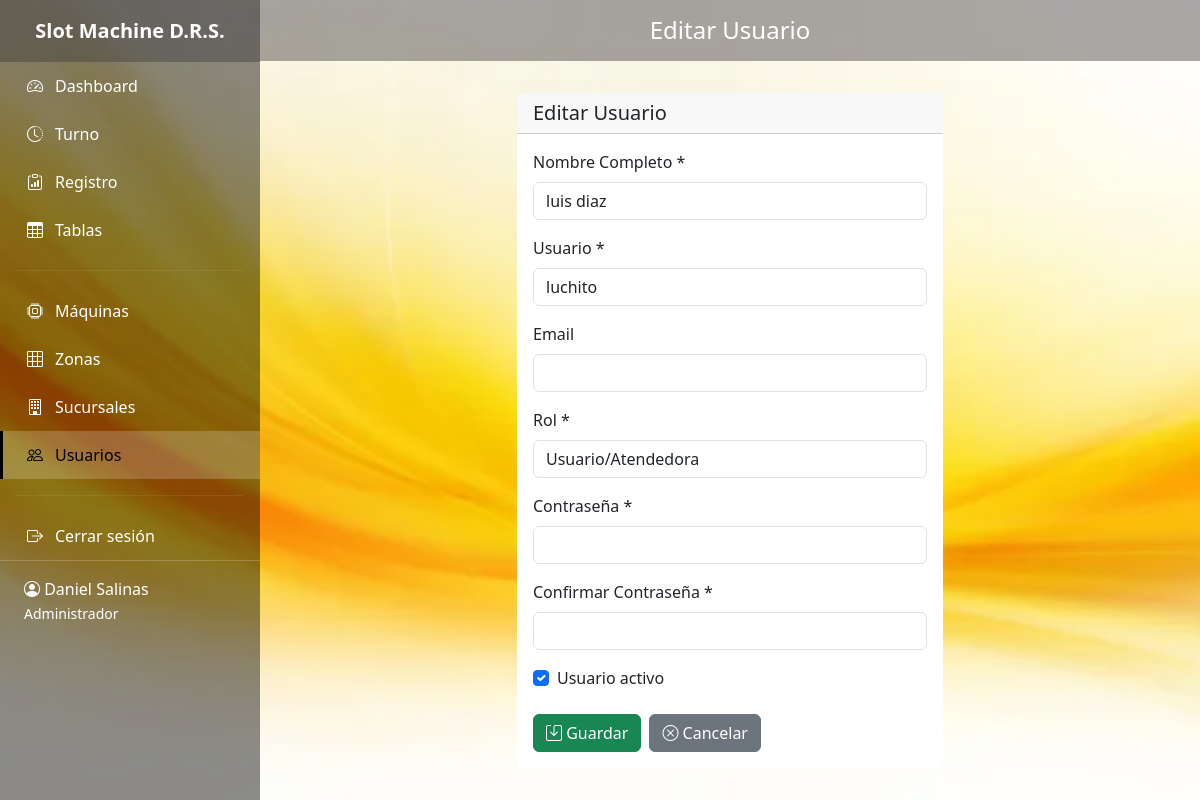
Screenshot of /usuarios/edit/4/ (signed in) with the database file from the repository.
### control/models.py (models this page shows, shortened)
class Usuario(AbstractUser):
    ROLE_CHOICES = [
        ('admin', 'Administrador'),
        ('usuario', 'Usuario/Atendedora'),
    ]
    role = models.CharField(
        max_length=20,
        choices=ROLE_CHOICES,
        default='usuario',
        verbose_name='Rol'
    )
    nombre = models.CharField(max_length=150, verbose_name='Nombre Completo')
    class Meta:
        verbose_name = 'Usuario'
        verbose_name_plural = 'Usuarios'

### control/views.py (the view)
# urls.py: path('usuarios/edit/<int:pk>/', views.usuario_edit, name='usuario_edit'),
@login_required
@user_passes_test(is_admin)
def usuario_edit(request, pk):
    usuario = get_object_or_404(Usuario, pk=pk)
    if request.method == 'POST':
        form = UsuarioEditForm(request.POST, instance=usuario)
        if form.is_valid():
            usuario = form.save(commit=False)
            password = form.cleaned_data.get('password')
            if password:
                usuario.set_password(password)
            usuario.save()
            messages.success(request, 'Usuario actualizado exitosamente.')
            return redirect('control:usuarios_list')
    else:
        form = UsuarioEditForm(instance=usuario)
    return render(request, 'usuarios/form.html', {'form': form, 'title': 'Editar Usuario'})

### control/forms.py (shortened to what this page needs)
class UsuarioEditForm(forms.ModelForm):
    password = forms.CharField(
        widget=forms.PasswordInput(attrs={'class': 'form-control'}),
        label='Nueva Contraseña (dejar en blanco para no cambiar)',
        required=False
    )
    password_confirm = forms.CharField(
        widget=forms.PasswordInput(attrs={'class': 'form-control'}),
        label='Confirmar Nueva Contraseña',
        required=False
    )
    class Meta:
        model = Usuario
        fields = ['username', 'nombre', 'email', 'role', 'is_active']
        widgets = {
            'username': forms.TextInput(attrs={'class': 'form-control'}),
            'nombre': forms.TextInput(attrs={'class': 'form-control'}),
            'email': forms.EmailInput(attrs={'class': 'form-control'}),
            'role': forms.Select(attrs={'class': 'form-control'}),
            'is_active': forms.CheckboxInput(attrs={'class': 'form-check-input'}),
        }

### control/views.py (called while the page is built)
def is_admin(user):
    return user.is_authenticated and user.role == 'admin'

### templates/usuarios/form.html (shortened to what this page needs)
{% extends 'base.html' %}
{% block page_title %}{{ title }}{% endblock %}
{% block content %}
<div class="row">
    <div class="col-lg-6 mx-auto">
        <div class="card">
            <div class="card-header">
                <h5 class="mb-0">{{ title }}</h5>
            </div>
            <div class="card-body">
                <form method="post">
                    <div class="mb-3">
                        <label for="id_nombre" class="form-label">Nombre Completo *</label>
                        {{ form.nombre }}
                    </div>
                    <div class="mb-3">
                        <label for="id_username" class="form-label">Usuario *</label>
                        {{ form.username }}
                    </div>
                    <div class="mb-3">
                        <label for="id_email" class="form-label">Email</label>
                        {{ form.email }}
                    </div>
                    <div class="mb-3">
                        <label for="id_role" class="form-label">Rol *</label>
                        {{ form.role }}
                    </div>
                    <div class="mb-3">
                        <label for="id_password" class="form-label">Contraseña *</label>
                        {{ form.password }}
                    </div>
                    <div class="mb-3">
                        <label for="id_password_confirm" class="form-label">Confirmar Contraseña *</label>
                        {{ form.password_confirm }}
                    </div>
                    <div class="mb-4 form-check">
                        {{ form.is_active }}
                        <label class="form-check-label" for="id_is_active">
                            Usuario activo
                        </label>
                    </div>
                    <div class="d-flex gap-2">
                        <button type="submit" class="btn btn-success">
                            <i class="bi bi-save"></i> Guardar
                        </button>
                        <a href="{% url 'control:usuarios_list' %}" class="btn btn-secondary">
                            <i class="bi bi-x-circle"></i> Cancelar
                        </a>
                    </div>
                </form>
            </div>
        </div>
    </div>
</div>
{% endblock %}

### templates/base.html (shortened to what this page needs)
{% load static %}
<!DOCTYPE html>
<html lang="es">
<head>
    <link href="https://cdn.jsdelivr.net/npm/bootstrap@5.3.0/dist/css/bootstrap.min.css" rel="stylesheet">
    <link rel="stylesheet" href="https://cdn.jsdelivr.net/npm/bootstrap-icons@1.11.0/font/bootstrap-icons.css">
    <link rel="stylesheet" href="{% static 'css/custom.css' %}">
</head>
<body>
{% if user.is_authenticated %}
    <aside class="sidebar">
        <div class="sidebar-brand">
            Slot Machine D.R.S.
        </div>
        <ul class="sidebar-nav nav flex-column">
            {% if user.role == 'admin' %}
            <li class="nav-item">
                <a class="nav-link {% if request.resolver_match.url_name == 'dashboard' %}active{% endif %}"
                   href="{% url 'control:dashboard' %}">
                    <i class="bi bi-speedometer2"></i> Dashboard
                </a>
            </li>
            {% endif %}
            <li class="nav-item">
                <a class="nav-link {% if request.resolver_match.url_name == 'turno' %}active{% endif %}"
                   href="{% url 'control:turno' %}">
                    <i class="bi bi-clock-history"></i> Turno
                </a>
            </li>
            <li class="nav-item">
                <a class="nav-link {% if request.resolver_match.url_name == 'registro' %}active{% endif %}"
                   href="{% url 'control:registro' %}">
                    <i class="bi bi-clipboard-data"></i> Registro
                </a>
            </li>
            <li class="nav-item">
                <a class="nav-link {% if request.resolver_match.url_name == 'tablas' %}active{% endif %}"
                   href="{% url 'control:tablas' %}">
                    <i class="bi bi-table"></i> Tablas
                </a>
            </li>
            {% if user.role == 'admin' %}
                <hr class="mx-3" style="border-color: rgba(255,255,255,0.3);">
                <li class="nav-item">
                    <a class="nav-link {% if 'maquinas' in request.path %}active{% endif %}"
                       href="{% url 'control:maquinas_list' %}">
                        <i class="bi bi-cpu"></i> Máquinas
                    </a>
                </li>
                <li class="nav-item">
                    <a class="nav-link {% if 'zonas' in request.path %}active{% endif %}"
                       href="{% url 'control:zonas_list' %}">
                        <i class="bi bi-grid-3x3"></i> Zonas
                    </a>
                </li>
                <li class="nav-item">
                    <a class="nav-link {% if 'sucursales' in request.path %}active{% endif %}"
                       href="{% url 'control:sucursales_list' %}">
                        <i class="bi bi-building"></i> Sucursales
                    </a>
                </li>
                <li class="nav-item">
                    <a class="nav-link {% if 'usuarios' in request.path %}active{% endif %}"
                       href="{% url 'control:usuarios_list' %}">
                        <i class="bi bi-people"></i> Usuarios
                    </a>
                </li>
            {% endif %}
            <hr class="mx-3" style="border-color: rgba(255,255,255,0.3);">
            <li class="nav-item">
                <a class="nav-link" href="{% url 'control:logout' %}">
                    <i class="bi bi-box-arrow-right"></i> Cerrar sesión
                </a>
            </li>
        </ul>
        <div class="sidebar-user">
            <i class="bi bi-person-circle"></i> {{ user.nombre }} <br>
            <small>{{ user.get_role_display }}</small>
        </div>
    </aside>
    <main class="main-content">
        <div class="top-bar">
            <h4 class="mb-0">{% block page_title %}Sistema de Control{% endblock %}</h4>
        </div>
        <div class="content-area">
            {% block content %}{% endblock %}
        </div>
    </main>
{% else %}
    {% block login_content %}{% endblock %}
{% endif %}
</body>
</html>

### static/img/custom.css (style rules this page uses)
.sidebar { position: relative; height: 100vh; background-image: url("../img/sidebar_bg.jpg"); background-size: cover; background-position: center; background-repeat: no-repeat; background-attachment: fixed; }
.sidebar::before { content: ""; position: absolute; top: 0; left: 0; width: 100%; height: 100%; background: rgba(0, 0, 0, 0.55); z-index: 0; }
.sidebar * { position: relative; z-index: 1; }

### rows the page displays
Usuario: nombre "Daniel Salinas", role "Administrador"
Usuario: nombre "luis diaz", username "luchito", role "Usuario/Atendedora", is_active "☑"

### other values shown
{{ title }} "Editar Usuario"
